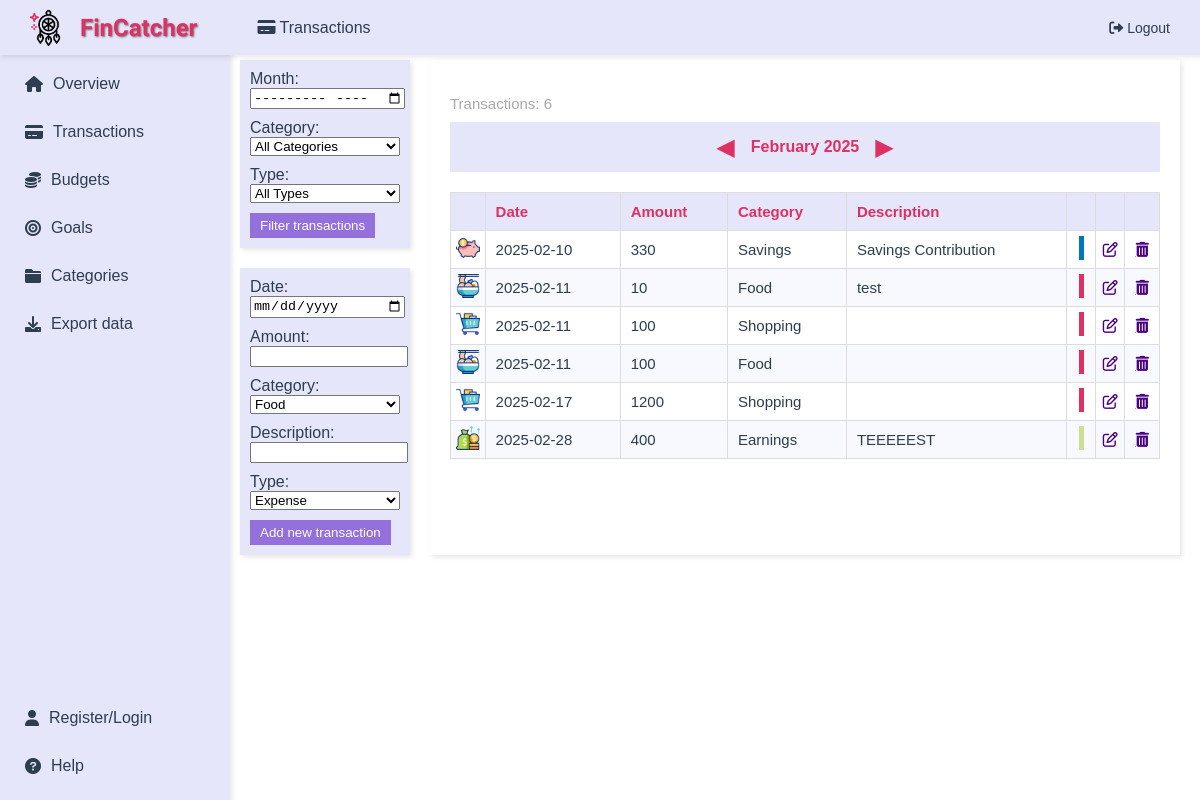
Page /transactions (signed in) on the earlier database version.
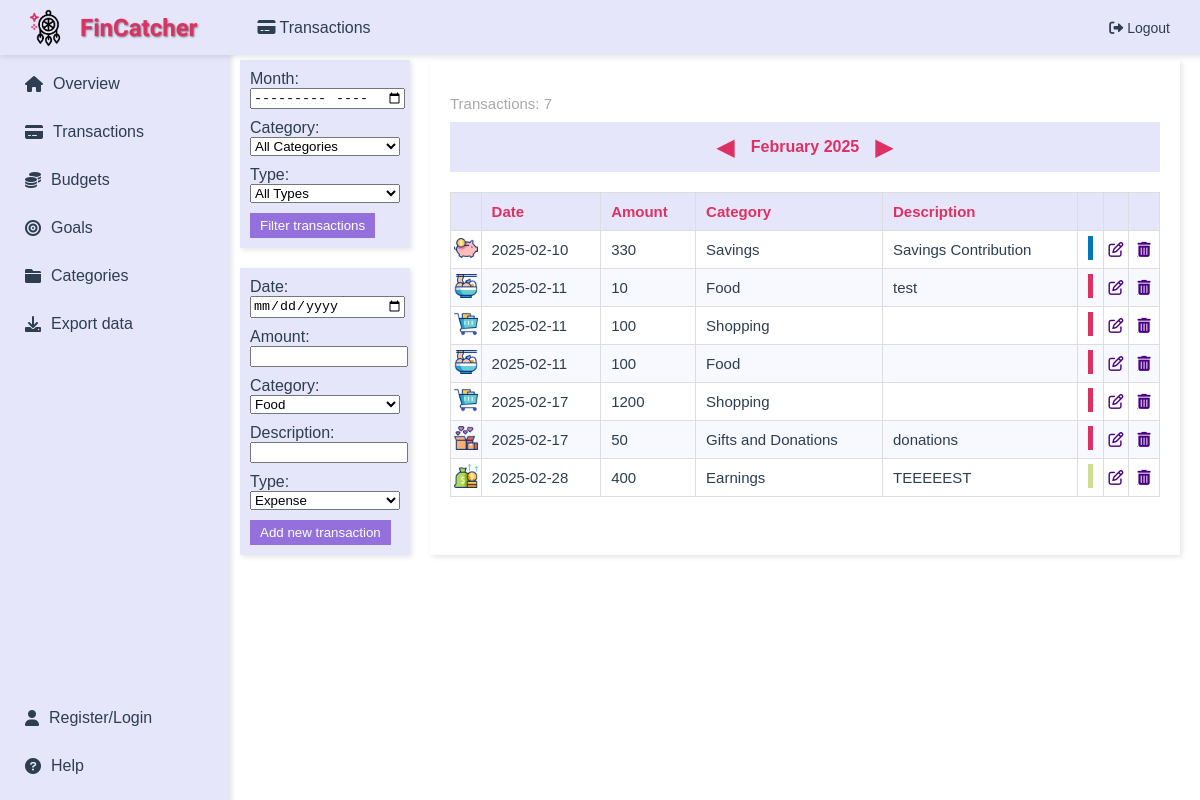
Same page on the later database version.
### app/main/models.py (models this page shows)
class Transactions(db.Model):
    id = db.Column(db.Integer, primary_key=True, unique=True, nullable=False)
    date = db.Column(db.Date, nullable=False)
    amount = db.Column(db.Float, nullable=False)
    description = db.Column(db.String(1000), nullable=True)
    type = db.Column(db.String(10), nullable=False)
    category_id = db.Column(db.Integer, db.ForeignKey('categories.id'), nullable=False)  # references Categories table
    user_id = db.Column(db.Integer, db.ForeignKey('user.user_id'), nullable=False)  # link to User
    category = db.relationship('Categories', backref=db.backref('transactions', lazy=True))

class Categories(db.Model):
    id = db.Column(db.Integer, primary_key=True, unique=True, nullable=False)
    name = db.Column(db.String(50), nullable=False)
    description = db.Column(db.String(1000), nullable=True)
    user_id = db.Column(db.Integer, db.ForeignKey('user.user_id'), nullable=True)  # link to User
    budgets = db.relationship('Budgets', backref='category', lazy=True)
    goals = db.relationship('Goals', backref='category', lazy=True)
    __table_args__ = (UniqueConstraint('name', 'user_id', name='uix_name_user_id'),)

### app/transactions/routes.py (the view, shortened to what this page needs)
@transactions.route('/transactions', methods=['GET', 'POST'])
@login_required
def transactions_page():
    today = date.today()
    filter_month = request.args.get('filter_month', f'{today.year}-{today.month:02}')
    change_month = request.args.get('change_month', 0, type=int)
    year, month = map(int, filter_month.split('-'))
    new_date = date(year, month, 1) + relativedelta(months=change_month)
    filter_month = f'{new_date.year}-{new_date.month:02}'
    query = Transactions.query.join(Categories).filter(Transactions.user_id == current_user.user_id)
    query = apply_filters(query, filter_month, request.args.get('filter_category'), request.args.get('filter_type'))
    return render_template(
        'show_transactions.html',
        transactions=query.all(),
        categories=Categories.query.all(),
        category_icons=category_icons,
        page_title='Transactions',
        icon='fas fa-credit-card',
        current_month=new_date.month,
        current_year=new_date.year,
        current_month_name=new_date.strftime('%B'),
        filter_month=filter_month
    )

### app/main/models.py (called while the page is built)
@login_manager.user_loader
def load_user(user_id):
    return User.query.get(int(user_id))  # query the database to retrieve the user instance corresponding to the user_id

### app/transactions/routes.py (called while the page is built)
def apply_filters(query, filter_month, filter_category, filter_type):
    if filter_month:
        year, month = map(int, filter_month.split('-'))
        start_date = date(year, month, 1)
        end_date = start_date + relativedelta(months=1) - relativedelta(days=1)
        query = query.filter(Transactions.date >= start_date, Transactions.date <= end_date).order_by(Transactions.date.asc())
    if filter_category:
        query = query.filter(Transactions.category_id == filter_category)
    if filter_type:
        query = query.filter(Transactions.type == filter_type)
    return query

### app/transactions/templates/show_transactions.html (shortened to what this page needs)
{% extends "layout.html" %}
{% block content %}
<div style="display: flex; flex-direction: row; justify-content: flex-start;">
    <div style="display: flex; flex-direction: column; margin-right: 20px;">
        <form id="filter-form" action="{{ url_for('transactions.transactions_page') }}" method="GET" style="background-color: #E6E6FA; padding: 10px; box-shadow: 2px 2px 5px rgba(0,0,0,0.1); margin-bottom: 20px; width: 150px;">
            <label for="filter-month" style="margin-bottom: 2px;">Month:</label>
            <input type="month" id="filter-month" name="filter_month" style="margin-bottom: 10px; width: 100%;" required style="margin-bottom: 10px; width: 100%;">
            <label for="filter-category" style="margin-bottom: 2px;">Category:</label>
            <select id="filter-category" name="filter_category" style="margin-bottom: 10px; width: 100%;">
                <option value="">All Categories</option>
            </select>
            <label for="filter-type" style="margin-bottom: 2px;">Type:</label>
            <select id="filter-type" name="filter_type" style="margin-bottom: 10px; width: 100%;">
                <option value="">All Types</option>
            </select>
            <button type="submit" style="background-color: #9370DB; color: white; padding: 5px 10px; border: none; cursor: pointer;">Filter transactions</button>
        </form>
        <form id="add-transaction-form" action="{{ url_for('transactions.transactions_page') }}" method="POST" style="background-color: #E6E6FA; padding: 10px; box-shadow: 2px 2px 5px rgba(0,0,0,0.1); width: 150px;">
            <label for="date" style="margin-bottom: 2px;">Date:</label>
            <input type="date" id="date" name="date" required style="margin-bottom: 10px; width: 100%;">
            <label for="amount" style="margin-bottom: 2px;">Amount:</label>
            <input type="number" step="0.01" id="amount" name="amount" required min="0.1" required style="margin-bottom: 10px; width: 100%;">
            <label for="category_id" style="margin-bottom: 2px;">Category:</label>
            <select id="category_id" name="category_id" required style="margin-bottom: 10px; width: 100%;">
                {% for category in categories %}
                    <option value="{{ category.id }}">{{ category.name }}</option>
                {% endfor %}
            </select>
            <label for="description" style="margin-bottom: 2px;">Description:</label>
            <input type="text" id="description" name="description" style="margin-bottom: 10px; width: 100%;">
            <label for="type" style="margin-bottom: 2px;">Type:</label>
            <select id="type" name="type" required style="margin-bottom: 10px; width: 100%;">
                <option value="expense">Expense</option>
            </select>
            <button type="submit" style="background-color: #9370DB; color: white; padding: 5px 10px; border: none; cursor: pointer;">Add new transaction</button>
        </form>
    </div>
    <div style="display: flex; flex-direction: row; width: calc(100% - 190px);">
        <div id="transactions-list" style="background-color: #ffffff; padding: 20px; box-shadow: 2px 2px 5px rgba(0,0,0,0.1); flex: 1;">
            <p style="font-size: 15px; color: #A9A9A9; margin-bottom: 10px;">Transactions: {{ transactions|length }}</p>
            <div class="filter-bar" style="display: flex; align-items: center; justify-content: center; margin-bottom: 20px; background-color: #E6E6FA; padding: 10px;">
                <form action="{{ url_for('transactions.transactions_page') }}" method="GET" style="display: flex; align-items: center;">
                    <button type="submit" name="change_month" value="-1" style="background: none; border: none; cursor: pointer; font-size: 24px; color: #DE3163;">&#9664;</button>
                    <span id="current-month" style="margin: 0 10px; font-weight: bold; color: #DE3163;">{{ current_month_name }} {{ current_year }}</span>
                    <button type="submit" name="change_month" value="1" style="background: none; border: none; cursor: pointer; font-size: 24px; color: #DE3163;">&#9654;</button>
                </form>
            </div>
            <table style="width: 100%; border-collapse: collapse; text-align: left; font-size: 15px;">
                <thead style="background-color: #E6E6FA; color: #DE3163;">
                    <tr>
                        <th style="padding: 10px; border: 1px solid #DDD;"></th>
                        <th style="padding: 10px; border: 1px solid #DDD;">Date</th>
                        <th style="padding: 10px; border: 1px solid #DDD;">Amount</th>
                        <th style="padding: 10px; border: 1px solid #DDD;">Category</th>
                        <th style="padding: 10px; border: 1px solid #DDD;">Description</th>
                        <th style="padding: 10px; border: 1px solid #DDD;"></th>
                        <th style="padding: 10px; border: 1px solid #DDD;"></th>
                        <th style="padding: 10px; border: 1px solid #DDD;"></th>
                    </tr>
                </thead>
                <tbody>
                    {% for transaction in transactions %}
                    <tr style="background-color: {% if loop.index0 % 2 == 0 %}#FFFFFF{% else %}#F8F8FF{% endif %};">
                        <td style="padding: 0; border: 1px solid #DDD; text-align: center;">
                            <img src="{{ category_icons[transaction.category_id if transaction.category_id <= 16 else 17] }}" alt="Category icon" style="width:24px; height:24px;">
                        </td>
                        <td style="padding: 10px; border: 1px solid #DDD;">{{ transaction.date }}</td>
                        <td style="padding: 10px; border: 1px solid #DDD;">
                            {{ "%.0f"|format(transaction.amount) if transaction.amount.is_integer() else "%.2f"|format(transaction.amount) }}
                        </td>
                        <td style="padding: 10px; border: 1px solid #DDD;">{{ transaction.category.name }}</td>
                        <td style="padding: 10px; border: 1px solid #DDD;">{{ transaction.description }}</td>
                        <td style="padding: 0px; border: 1px solid #DDD; text-align: center;">
                            {% if transaction.category_id == 10 %}
                                <div style="width: 5px; height: 24px; background-color: #0077b6; display: inline-block;"></div>
                            {% elif transaction.type == 'expense' %}
                                <div style="width: 5px; height: 24px; background-color: #DE3163; display: inline-block;"></div>
                            {% else %}
                                <div style="width: 5px; height: 24px; background-color: #CCDF92; display: inline-block;"></div>
                            {% endif %}
                        </td>
                        <td style="padding: 0; border: 1px solid #DDD; text-align: center;">
                            <a href="{{ url_for('transactions.edit_transaction', id=transaction.id) }}" class="edit-btn" style="color: #4B0082;">
                                <i class="fa-regular fa-pen-to-square"></i>
                            </a>
                        </td>
                        <td style="padding: 0; border: 1px solid #DDD; text-align: center;">
                            <div style="display: flex; justify-content: center; align-items: center; gap: 0;">
                                <a href="{{ url_for('transactions.delete_transaction', id=transaction.id) }}" class="delete-btn" style="display: flex; justify-content: center; align-items: center; width: 24px; height: 24px; color: #4B0082;" onclick="confirmDelete(event, {{ transaction.id }});">
                                    <i class="fas fa-trash-alt"></i>
                                </a>
                            </div>
                        </td>
                    </tr>
                {% endfor %}
                </tbody>
            </table>
        </div>
    </div>
    </div>
</div>
{% endblock %}

### app/main/templates/layout.html (shortened to what this page needs)
<!DOCTYPE html>
<html lang="en">
<head>
    <link rel="stylesheet" href="https://cdnjs.cloudflare.com/ajax/libs/font-awesome/6.0.0-beta3/css/all.min.css">
</head>
<body>
    <div class="header">
        <div class="header-left">
            <img src="{{ url_for('static', filename='images/dreamcatcher.gif') }}" alt="Dream Catcher">
            <h1>FinCatcher</h1>
            <span class="page-title"><i class="{{ icon }}"></i> {{ page_title }}</span>
        </div>
        <a href="{{ url_for('auth.logout') }}" class="logout-btn"><i class="fas fa-sign-out-alt"></i> Logout</a>
    </div>
    <div class="sidebar">
        <div class="sidebar-main">
            <a href="{{ url_for('main.overview') }}"><i class="fas fa-home"></i>Overview</a>
            <a href="{{ url_for('transactions.transactions_page') }}"><i class="fas fa-credit-card"></i>Transactions</a>
            <a href="{{ url_for('budgets.budgets_page') }}"><i class="fa-solid fa-coins"></i>Budgets</a>
            <a href="{{ url_for('goals.goals_page') }}"><i class="fas fa-bullseye"></i>Goals</a>
            <a href="{{ url_for('categories.categories_page') }}"><i class="fas fa-folder"></i>Categories</a>
            <a href="{{ url_for('export.export_data') }}"><i class="fas fa-download"></i> Export data</a>
        </div>
        <div class="sidebar-bottom">
            <a href="{{ url_for('auth.register_login') }}"><i class="fas fa-user"></i>Register/Login</a>
            <a href="{{ url_for('help.help_page') }}"><i class="fas fa-question-circle"></i>Help</a>
        </div>
    </div>
    <div class="content">
        {% block content %}{% endblock %}
</body>
</html>

### app/main/templates/layout.html (style rules this page uses)
body { margin: 0; font-family: Arial, sans-serif; background-color: #ffffff; color: #2c3e50; }
.header { background-color: #e6e6fa; padding: 10px 20px; display: flex; align-items: center; justify-content: space-between; box-shadow: 0px 2px 5px rgba(0, 0, 0, 0.1); position: fixed; top: 0; height: 35px; width: 100%; z-index: 1000; }
.header-left { display: flex; align-items: center; }
.header img { height: 50px; margin-right: 10px; }
.header h1 { margin: 0; font-size: 24px; font-family: 'Poiret One', cursive; color: #de3163; text-shadow: 1px 1px 2px rgba(0, 0, 0, 0.5); }
.page-title { font-size: 16px; margin-left: 60px; color: #2c3e50; }
.logout-btn { text-decoration: none; color: #2c3e50; font-size: 14px; padding: 5px 50px; transition: color 0.3s; }
.sidebar { width: 200px; position: fixed; top: 50px; left: 0; background-color: #e6e6fa; padding: 15px; box-shadow: 2px 0px 5px rgba(0, 0, 0, 0.1); height: calc(100vh - 50px); display: flex; flex-direction: column; }
.sidebar-main { flex-grow: 1; }
.sidebar a { display: flex; align-items: center; padding: 10px; color: #2c3e50; text-decoration: none; margin-bottom: 10px; transition: background-color 0.3s, color 0.3s; }
.sidebar a i { margin-right: 10px; }
.sidebar-bottom { margin-top: auto; margin-bottom: 20px; }
.content { margin-left: 220px; padding: 20px; padding-top: 60px; }

Differences in the rows shown:
added Transactions: shows a picture, amount "50", type "expense" (drawn)
Other differences:
{{ transactions|length }}: "6" → "7"
